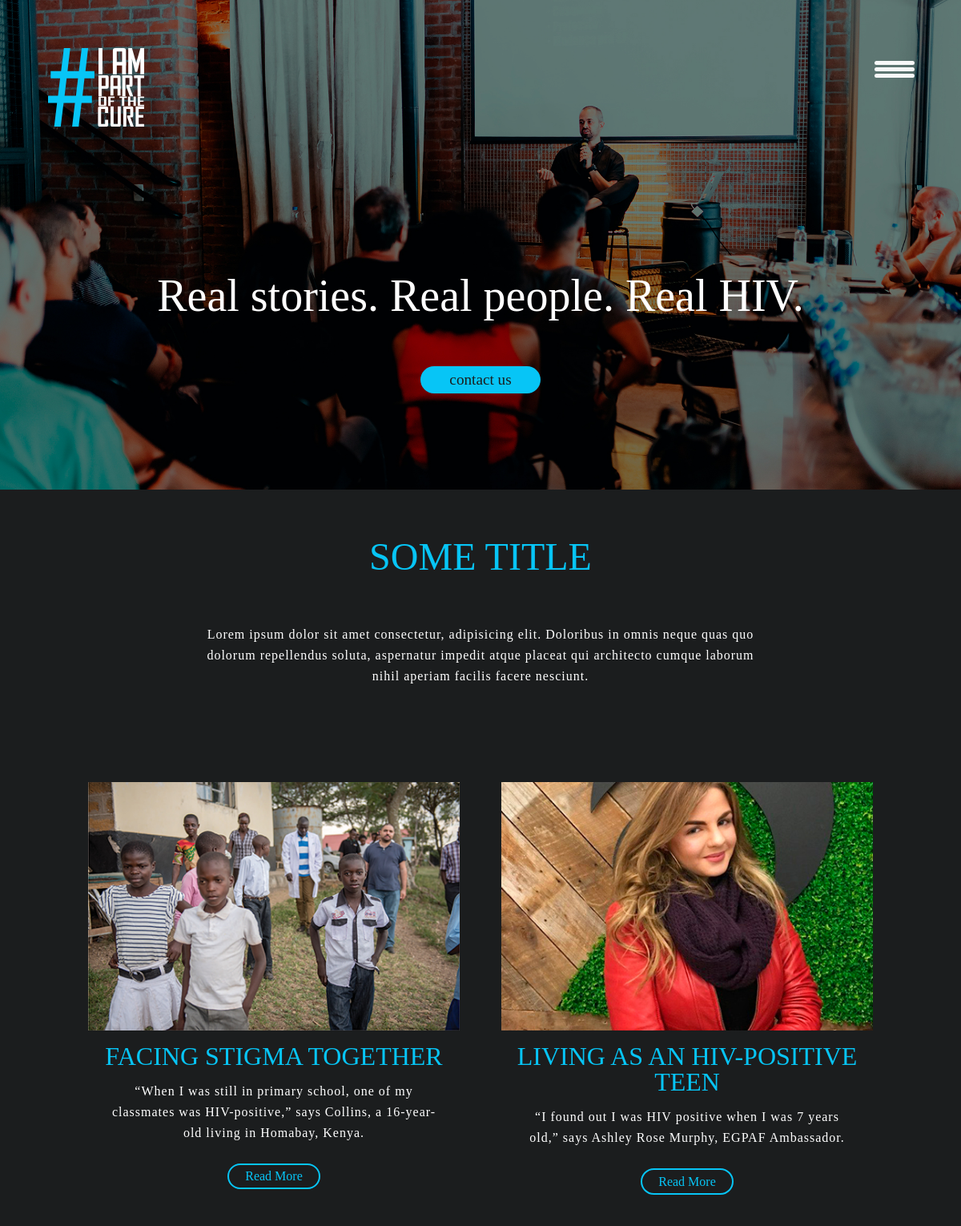
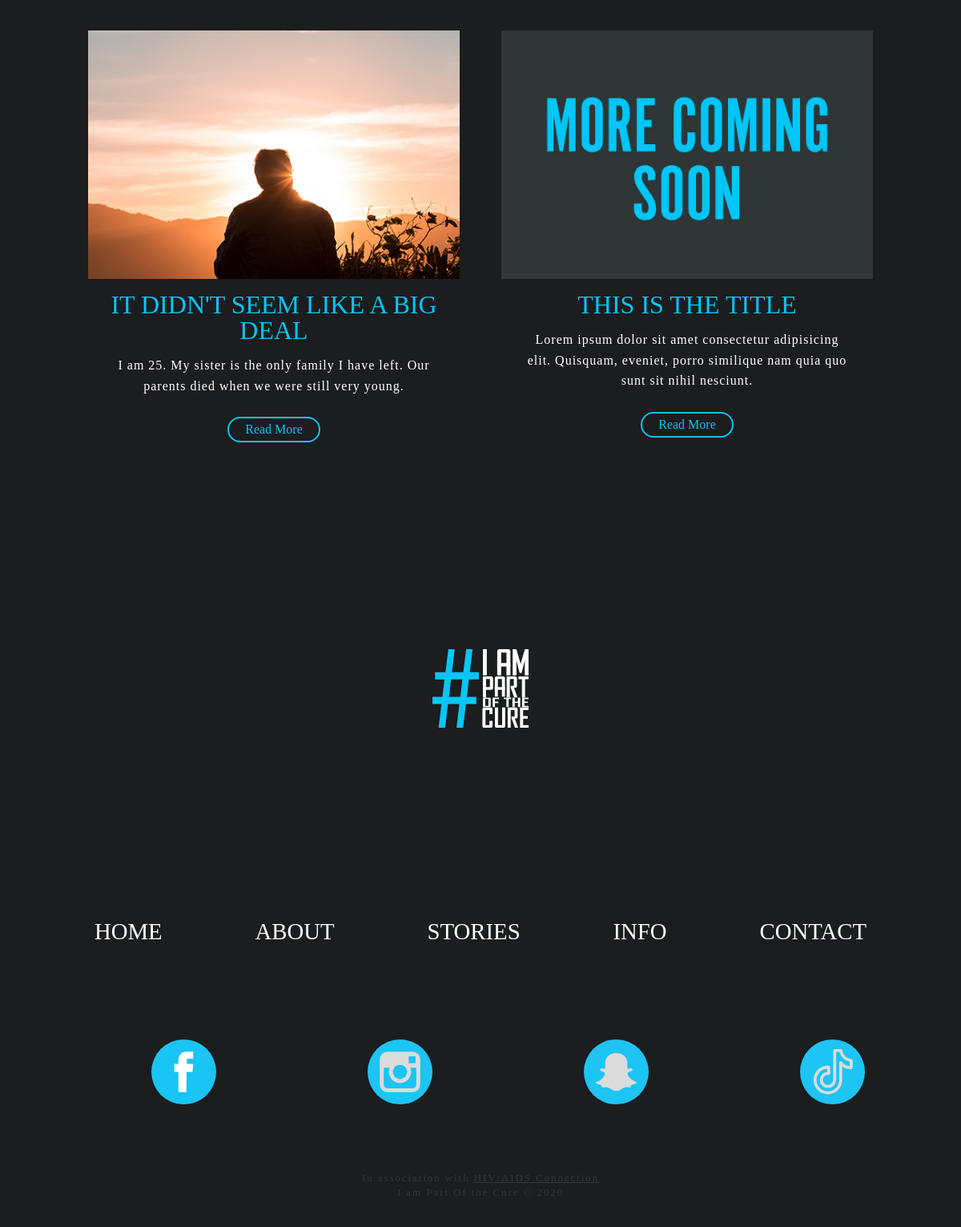
The page /stories.php on the database its author committed (2 pictures, top to bottom).
### tables this page shows
CREATE TABLE `tbl_story` (
  `story_id` int(11) NOT NULL,
  `story_title` varchar(50) NOT NULL,
  `story_img` varchar(100) NOT NULL,
  `story_explain` varchar(200) NOT NULL,
  `story_description` text NOT NULL,
  `story_video` varchar(50) NOT NULL,
  `story_background` varchar(50) NOT NULL
);

### admin/script/read.php (called while the page is built, shortened)
<?php
function getAll($tbl) {
    $pdo = Database::getInstance()->getConnection();
    $queryAll = 'SELECT * FROM '.$tbl;
    $results = $pdo->query($queryAll);
    if($results) {
        return $results;
    } else {
        return 'There was a problem accessing this info';
    }
};

### stories.php (the view, shortened to what this page needs)
<?php
    $story = 'tbl_story';
    $getContent = getAll($story);
?>
<!DOCTYPE html>
<html lang="en">
<!DOCTYPE html>
<html lang="en">
<head>
    <link rel="stylesheet" href="css/reset.css">
    <link rel="stylesheet" href="css/main.css">
    <link rel="stylesheet" href="https://use.typekit.net/qmt1wjz.css">
</head>
<body>
    <header id="header-stories">
        <div id="logo-header">
            <a href="index.html">
                <img src="images/logo-blue.svg" alt="Blue Logo">
            </a>
        </div>
        <div class="menu-collapsed">
            <div class="bar"></div>
        </div>
        <div id="hero-text">
            <h1>Real stories. Real people. Real HIV.</h1>
        </div>
        <div id="hero-buttons">
            <button><a href="contact.html">contact us</a></button>
        </div>
    </header>
    <main>
         <section id="stories-description">
            <h1>SOME TITLE</h1>
            <p>
                Lorem ipsum dolor sit amet consectetur, adipisicing elit. Doloribus in omnis neque quas quo dolorum repellendus soluta, aspernatur impedit atque placeat qui architecto cumque laborum nihil aperiam facilis facere nesciunt.
            </p>
        </section>
        <section id="stories-flexbox">
        <?php while ($item = $getContent->fetch(PDO::FETCH_ASSOC)): ?>
                <div id="story">
                    <img src="images/<?php echo $item["story_img"]; ?>" alt="<?php echo $item["story_img"]; ?>">
                    <h1><?php echo $item["story_title"]; ?></h1>
                    <p><?php echo $item["story_explain"]; ?></p>
                    <button>
                        <a href="details.php?id=<?php echo $item["story_id"] ?>">Read More</a>
                    </button>
                </div>
        <?php endwhile;?>
            <div id="story">
                <img src="images/more-coming-soon.jpg" alt="Afro-American kids playing on school's backyard.">
                <h1>THIS IS THE TITLE</h1>
                <p>
                    Lorem ipsum dolor sit amet consectetur adipisicing elit. Quisquam, eveniet, porro similique nam quia quo sunt sit nihil nesciunt.
                </p>
                <button><a href="story4.html">Read More</a></button>
            </div>
        </section>
    </main>
    <footer>
        <a href="index.html">
            <img id="logo-footer" src="images/logo-blue.svg" alt="Blue Logo">
        </a>
        <nav>
            <ul>
                <li><a href="index.html">HOME</a></li>
                <li><a href="about.html">ABOUT</a></li>
                <li><a href="stories.html">STORIES</a></li>
                <li><a href="info.html">INFO</a></li>
                <li><a href="contact.html">CONTACT</a></li>
            </ul>
        </nav>
        <div id="social-media-footer">
            <a href="facebook.com"><img src="images/facebook-blue.svg" alt="Facebook"></a>
            <a href="instagram.com"><img src="images/instagram-blue.svg" alt="Instagram"></a>
            <a href="snapchat.com"><img src="images/snap-blue.svg" alt="Snapchap"></a>
            <a href="tiktok.com"><img src="images/tiktok-blue.svg" alt="TikTok"></a>
        </div>
        <div id="copyrights">
            <h3>In association with <a href="hivaidsconnection.com">HIV/AIDS Connection</a></h3>
            <h3>I am Part Of the Cure &copy; 2020</h3>
        </div>
    </footer>
</body>
</html>

### rows shown on the page
tbl_story: story_img (picture), story_title "FACING STIGMA TOGETHER", story_explain "“When I was still in primary school, one of my classmates was HIV-positive,” says Collins, a 16-year-old living in Homabay, Kenya."
tbl_story: story_img (picture), story_title "LIVING AS AN HIV-POSITIVE TEEN", story_explain "“I found out I was HIV positive when I was 7 years old,” says Ashley Rose Murphy, EGPAF Ambassador."
tbl_story: story_img (picture), story_title "IT DIDN'T SEEM LIKE A BIG DEAL", story_explain "I am 25. My sister is the only family I have left. Our parents died when we were still very young."
